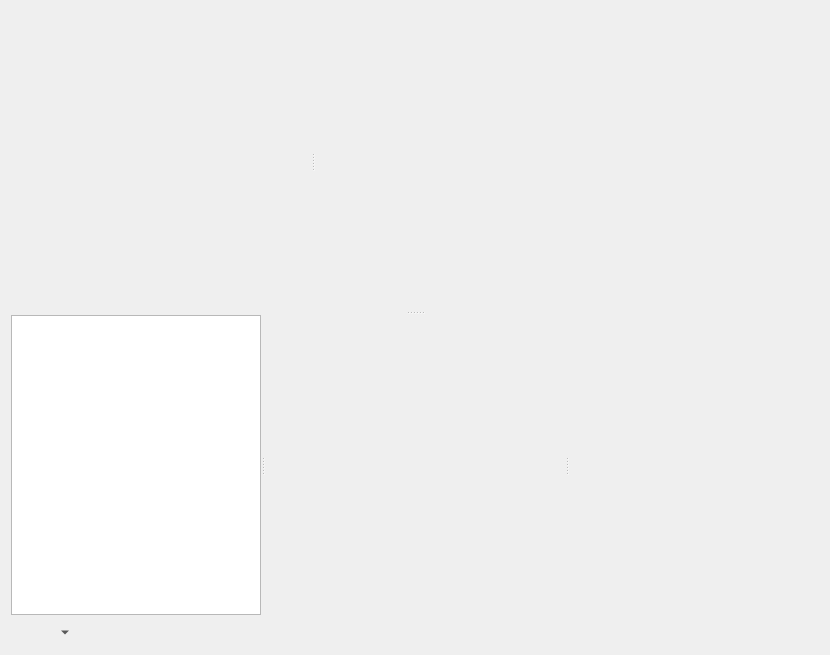
<?xml version="1.0" encoding="UTF-8"?>
<ui version="4.0">
 <class>PreviewerPage</class>
 <widget class="QWidget" name="PreviewerPage">
  <property name="geometry">
   <rect>
    <x>0</x>
    <y>0</y>
    <width>826</width>
    <height>651</height>
   </rect>
  </property>
  <layout class="QVBoxLayout" name="verticalLayout">
   <item>
    <widget class="QSplitter" name="m_wndSplitterVert">
     <property name="orientation">
      <enum>Qt::Vertical</enum>
     </property>
     <widget class="QSplitter" name="m_wndSplitterHorz">
      <property name="sizePolicy">
       <sizepolicy hsizetype="Expanding" vsizetype="Preferred">
        <horstretch>0</horstretch>
        <verstretch>2</verstretch>
       </sizepolicy>
      </property>
      <property name="orientation">
       <enum>Qt::Horizontal</enum>
      </property>
      <widget class="QWidget" name="m_modelViewportFrame" native="true">
       <property name="sizePolicy">
        <sizepolicy hsizetype="Preferred" vsizetype="Preferred">
         <horstretch>10</horstretch>
         <verstretch>0</verstretch>
        </sizepolicy>
       </property>
       <property name="minimumSize">
        <size>
         <width>300</width>
         <height>300</height>
        </size>
       </property>
       <layout class="QHBoxLayout" name="horizontalLayout_2">
        <property name="leftMargin">
         <number>0</number>
        </property>
        <property name="topMargin">
         <number>0</number>
        </property>
        <property name="rightMargin">
         <number>0</number>
        </property>
        <property name="bottomMargin">
         <number>0</number>
        </property>
       </layout>
      </widget>
      <widget class="ReflectedPropertiesPanel" name="m_tagsPanel" native="true">
       <property name="sizePolicy">
        <sizepolicy hsizetype="Minimum" vsizetype="Preferred">
         <horstretch>1</horstretch>
         <verstretch>0</verstretch>
        </sizepolicy>
       </property>
       <property name="minimumSize">
        <size>
         <width>150</width>
         <height>0</height>
        </size>
       </property>
      </widget>
     </widget>
     <widget class="QSplitter" name="m_wndSplitterTracks">
      <property name="sizePolicy">
       <sizepolicy hsizetype="Expanding" vsizetype="Preferred">
        <horstretch>0</horstretch>
        <verstretch>3</verstretch>
       </sizepolicy>
      </property>
      <property name="orientation">
       <enum>Qt::Horizontal</enum>
      </property>
      <widget class="CMannNodesWidget" name="m_wndNodes">
       <property name="sizePolicy">
        <sizepolicy hsizetype="Preferred" vsizetype="Preferred">
         <horstretch>3</horstretch>
         <verstretch>0</verstretch>
        </sizepolicy>
       </property>
       <property name="minimumSize">
        <size>
         <width>250</width>
         <height>300</height>
        </size>
       </property>
      </widget>
      <widget class="CMannDopeSheet" name="m_wndTrackPanel" native="true">
       <property name="sizePolicy">
        <sizepolicy hsizetype="Expanding" vsizetype="Preferred">
         <horstretch>10</horstretch>
         <verstretch>0</verstretch>
        </sizepolicy>
       </property>
       <property name="minimumSize">
        <size>
         <width>300</width>
         <height>300</height>
        </size>
       </property>
      </widget>
      <widget class="CMannKeyPropertiesDlgFE" name="m_wndKeyProperties" native="true">
       <property name="minimumSize">
        <size>
         <width>250</width>
         <height>300</height>
        </size>
       </property>
      </widget>
     </widget>
    </widget>
   </item>
   <item>
    <widget class="CSequencerDopeSheetToolbar" name="m_cDlgToolBar" native="true">
     <layout class="QHBoxLayout" name="horizontalLayout">
      <property name="spacing">
       <number>0</number>
      </property>
      <property name="leftMargin">
       <number>0</number>
      </property>
      <property name="topMargin">
       <number>0</number>
      </property>
      <property name="rightMargin">
       <number>0</number>
      </property>
      <property name="bottomMargin">
       <number>0</number>
      </property>
      <item>
       <widget class="QToolButton" name="buttonTvJumpStart">
        <property name="icon">
         <iconset resource="../mannequindialog.qrc">
          <normaloff>:/FragmentBrowser/Controls/mannequin_previewer_toolbar_01.png</normaloff>:/FragmentBrowser/Controls/mannequin_previewer_toolbar_01.png</iconset>
        </property>
        <property name="autoRaise">
         <bool>true</bool>
        </property>
       </widget>
      </item>
      <item>
       <widget class="QToolButton" name="buttonTvPlay">
        <property name="icon">
         <iconset resource="../mannequindialog.qrc">
          <normaloff>:/FragmentBrowser/Controls/mannequin_previewer_toolbar_02.png</normaloff>:/FragmentBrowser/Controls/mannequin_previewer_toolbar_02.png</iconset>
        </property>
        <property name="checkable">
         <bool>true</bool>
        </property>
        <property name="popupMode">
         <enum>QToolButton::MenuButtonPopup</enum>
        </property>
        <property name="autoRaise">
         <bool>true</bool>
        </property>
       </widget>
      </item>
      <item>
       <widget class="QToolButton" name="buttonTvJumpEnd">
        <property name="icon">
         <iconset resource="../mannequindialog.qrc">
          <normaloff>:/FragmentBrowser/Controls/mannequin_previewer_toolbar_03.png</normaloff>:/FragmentBrowser/Controls/mannequin_previewer_toolbar_03.png</iconset>
        </property>
        <property name="autoRaise">
         <bool>true</bool>
        </property>
       </widget>
      </item>
      <item>
       <widget class="QToolButton" name="buttonPlayLoop">
        <property name="icon">
         <iconset resource="../mannequindialog.qrc">
          <normaloff>:/FragmentBrowser/Controls/mannequin_previewer_toolbar_04.png</normaloff>:/FragmentBrowser/Controls/mannequin_previewer_toolbar_04.png</iconset>
        </property>
        <property name="checkable">
         <bool>true</bool>
        </property>
        <property name="autoRaise">
         <bool>true</bool>
        </property>
       </widget>
      </item>
      <item>
       <widget class="QToolButton" name="buttonPreviewerNewSequence">
        <property name="icon">
         <iconset resource="../mannequindialog.qrc">
          <normaloff>:/FragmentBrowser/Controls/mannequin_previewer_toolbar_05.png</normaloff>:/FragmentBrowser/Controls/mannequin_previewer_toolbar_05.png</iconset>
        </property>
        <property name="autoRaise">
         <bool>true</bool>
        </property>
       </widget>
      </item>
      <item>
       <widget class="QToolButton" name="buttonPreviewerSaveSequence">
        <property name="icon">
         <iconset resource="../mannequindialog.qrc">
          <normaloff>:/FragmentBrowser/Controls/mannequin_previewer_toolbar_06.png</normaloff>:/FragmentBrowser/Controls/mannequin_previewer_toolbar_06.png</iconset>
        </property>
        <property name="autoRaise">
         <bool>true</bool>
        </property>
       </widget>
      </item>
      <item>
       <widget class="QToolButton" name="buttonPreviewerLoadSequence">
        <property name="icon">
         <iconset resource="../mannequindialog.qrc">
          <normaloff>:/FragmentBrowser/Controls/mannequin_previewer_toolbar_07.png</normaloff>:/FragmentBrowser/Controls/mannequin_previewer_toolbar_07.png</iconset>
        </property>
        <property name="autoRaise">
         <bool>true</bool>
        </property>
       </widget>
      </item>
      <item>
       <widget class="QToolButton" name="buttonToggle1P">
        <property name="icon">
         <iconset resource="../mannequindialog.qrc">
          <normaloff>:/FragmentBrowser/Controls/mannequin_previewer_toolbar_08.png</normaloff>:/FragmentBrowser/Controls/mannequin_previewer_toolbar_08.png</iconset>
        </property>
        <property name="checkable">
         <bool>true</bool>
        </property>
        <property name="autoRaise">
         <bool>true</bool>
        </property>
       </widget>
      </item>
      <item>
       <widget class="QToolButton" name="buttonShowDebugOptions">
        <property name="icon">
         <iconset resource="../mannequindialog.qrc">
          <normaloff>:/FragmentBrowser/Controls/mannequin_previewer_toolbar_09.png</normaloff>:/FragmentBrowser/Controls/mannequin_previewer_toolbar_09.png</iconset>
        </property>
        <property name="autoRaise">
         <bool>true</bool>
        </property>
       </widget>
      </item>
      <item>
       <widget class="QToolButton" name="buttonTogglePreviewUnits">
        <property name="icon">
         <iconset resource="../mannequindialog.qrc">
          <normaloff>:/FragmentBrowser/Controls/mannequin_previewer_toolbar_10.png</normaloff>:/FragmentBrowser/Controls/mannequin_previewer_toolbar_10.png</iconset>
        </property>
        <property name="autoRaise">
         <bool>true</bool>
        </property>
       </widget>
      </item>
      <item>
       <widget class="QToolButton" name="buttonMannReloadAnims">
        <property name="icon">
         <iconset resource="../mannequindialog.qrc">
          <normaloff>:/FragmentBrowser/Controls/mannequin_previewer_toolbar_11.png</normaloff>:/FragmentBrowser/Controls/mannequin_previewer_toolbar_11.png</iconset>
        </property>
        <property name="autoRaise">
         <bool>true</bool>
        </property>
       </widget>
      </item>
      <item>
       <widget class="QToolButton" name="buttonMannLookAtToggle">
        <property name="icon">
         <iconset resource="../mannequindialog.qrc">
          <normaloff>:/FragmentBrowser/Controls/mannequin_previewer_toolbar_12.png</normaloff>:/FragmentBrowser/Controls/mannequin_previewer_toolbar_12.png</iconset>
        </property>
        <property name="checkable">
         <bool>true</bool>
        </property>
        <property name="autoRaise">
         <bool>true</bool>
        </property>
       </widget>
      </item>
      <item>
       <widget class="QToolButton" name="buttonMannRotateLocator">
        <property name="icon">
         <iconset resource="../mannequindialog.qrc">
          <normaloff>:/FragmentBrowser/Controls/mannequin_previewer_toolbar_13.png</normaloff>:/FragmentBrowser/Controls/mannequin_previewer_toolbar_13.png</iconset>
        </property>
        <property name="checkable">
         <bool>true</bool>
        </property>
        <property name="autoRaise">
         <bool>true</bool>
        </property>
       </widget>
      </item>
      <item>
       <widget class="QToolButton" name="buttonMannTranslateLocator">
        <property name="icon">
         <iconset resource="../mannequindialog.qrc">
          <normaloff>:/FragmentBrowser/Controls/mannequin_previewer_toolbar_14.png</normaloff>:/FragmentBrowser/Controls/mannequin_previewer_toolbar_14.png</iconset>
        </property>
        <property name="checkable">
         <bool>true</bool>
        </property>
        <property name="autoRaise">
         <bool>true</bool>
        </property>
       </widget>
      </item>
      <item>
       <widget class="QToolButton" name="buttonMannAttachToEntity">
        <property name="icon">
         <iconset resource="../mannequindialog.qrc">
          <normaloff>:/FragmentBrowser/Controls/mannequin_previewer_toolbar_15.png</normaloff>:/FragmentBrowser/Controls/mannequin_previewer_toolbar_15.png</iconset>
        </property>
        <property name="checkable">
         <bool>true</bool>
        </property>
        <property name="autoRaise">
         <bool>true</bool>
        </property>
       </widget>
      </item>
      <item>
       <widget class="QToolButton" name="buttonMannShowSceneRoots">
        <property name="icon">
         <iconset resource="../mannequindialog.qrc">
          <normaloff>:/FragmentBrowser/Controls/mannequin_previewer_toolbar_16.png</normaloff>:/FragmentBrowser/Controls/mannequin_previewer_toolbar_16.png</iconset>
        </property>
        <property name="checkable">
         <bool>true</bool>
        </property>
        <property name="autoRaise">
         <bool>true</bool>
        </property>
       </widget>
      </item>
      <item>
       <spacer name="horizontalSpacer">
        <property name="orientation">
         <enum>Qt::Horizontal</enum>
        </property>
        <property name="sizeHint" stdset="0">
         <size>
          <width>40</width>
          <height>20</height>
         </size>
        </property>
       </spacer>
      </item>
     </layout>
    </widget>
   </item>
  </layout>
 </widget>
 <customwidgets>
  <customwidget>
   <class>CMannNodesWidget</class>
   <extends>QTreeView</extends>
   <header>Mannequin/MannequinNodes.h</header>
  </customwidget>
  <customwidget>
   <class>CMannKeyPropertiesDlgFE</class>
   <extends>QWidget</extends>
   <header>Mannequin/MannKeyPropertiesDlgFE.h</header>
   <container>1</container>
  </customwidget>
  <customwidget>
   <class>CSequencerDopeSheetToolbar</class>
   <extends>QWidget</extends>
   <header>Mannequin/SequencerDopeSheetToolbar.h</header>
   <container>1</container>
  </customwidget>
  <customwidget>
   <class>ReflectedPropertiesPanel</class>
   <extends>QWidget</extends>
   <header>Controls/ReflectedPropertyControl/ReflectedPropertiesPanel.h</header>
   <container>1</container>
  </customwidget>
  <customwidget>
   <class>CMannDopeSheet</class>
   <extends>QWidget</extends>
   <header>Mannequin/Controls/MannDopeSheet.h</header>
   <container>1</container>
  </customwidget>
 </customwidgets>
 <resources>
  <include location="../mannequindialog.qrc"/>
 </resources>
 <connections/>
</ui>
